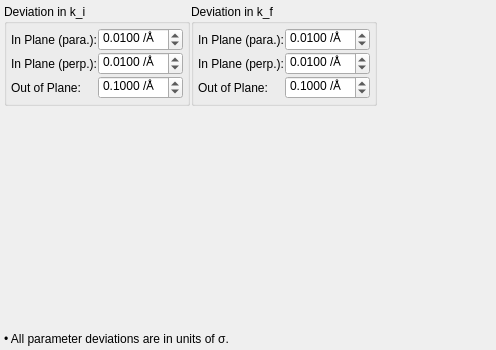
     <widget class="QWidget" name="tabSimple">
      <attribute name="title">
       <string>Simple</string>
      </attribute>
      <layout class="QGridLayout" name="gridLayout_16">
       <property name="margin">
        <number>4</number>
       </property>
       <property name="spacing">
        <number>1</number>
       </property>
       <item row="0" column="0">
        <widget class="QGroupBox" name="groupBox_26">
         <property name="title">
          <string>Deviation in k_i</string>
         </property>
         <layout class="QGridLayout" name="gridLayout_21">
          <property name="margin">
           <number>4</number>
          </property>
          <property name="spacing">
           <number>1</number>
          </property>
          <item row="0" column="0">
           <widget class="QLabel" name="label_4">
            <property name="sizePolicy">
             <sizepolicy hsizetype="Fixed" vsizetype="Preferred">
              <horstretch>0</horstretch>
              <verstretch>0</verstretch>
             </sizepolicy>
            </property>
            <property name="text">
             <string>In Plane (para.):</string>
            </property>
           </widget>
          </item>
          <item row="0" column="1">
           <widget class="QDoubleSpinBox" name="spinSigKi">
            <property name="suffix">
             <string> /Å</string>
            </property>
            <property name="decimals">
             <number>4</number>
            </property>
            <property name="singleStep">
             <double>0.001000000000000</double>
            </property>
            <property name="value">
             <double>0.010000000000000</double>
            </property>
           </widget>
          </item>
          <item row="1" column="0">
           <widget class="QLabel" name="label_4_2">
            <property name="sizePolicy">
             <sizepolicy hsizetype="Fixed" vsizetype="Preferred">
              <horstretch>0</horstretch>
              <verstretch>0</verstretch>
             </sizepolicy>
            </property>
            <property name="text">
             <string>In Plane (perp.):</string>
            </property>
           </widget>
          </item>
          <item row="1" column="1">
           <widget class="QDoubleSpinBox" name="spinSigKi_perp">
            <property name="suffix">
             <string> /Å</string>
            </property>
            <property name="decimals">
             <number>4</number>
            </property>
            <property name="singleStep">
             <double>0.001000000000000</double>
            </property>
            <property name="value">
             <double>0.010000000000000</double>
            </property>
           </widget>
          </item>
          <item row="2" column="0">
           <widget class="QLabel" name="label_5">
            <property name="sizePolicy">
             <sizepolicy hsizetype="Fixed" vsizetype="Preferred">
              <horstretch>0</horstretch>
              <verstretch>0</verstretch>
             </sizepolicy>
            </property>
            <property name="text">
             <string>Out of Plane:</string>
            </property>
           </widget>
          </item>
          <item row="2" column="1">
           <widget class="QDoubleSpinBox" name="spinSigKi_z">
            <property name="suffix">
             <string> /Å</string>
            </property>
            <property name="decimals">
             <number>4</number>
            </property>
            <property name="singleStep">
             <double>0.001000000000000</double>
            </property>
            <property name="value">
             <double>0.100000000000000</double>
            </property>
           </widget>
          </item>
         </layout>
        </widget>
       </item>
       <item row="0" column="1">
        <widget class="QGroupBox" name="groupBox_27">
         <property name="title">
          <string>Deviation in k_f</string>
         </property>
         <layout class="QGridLayout" name="gridLayout_20">
          <property name="margin">
           <number>4</number>
          </property>
          <property name="spacing">
           <number>1</number>
          </property>
          <item row="0" column="0">
           <widget class="QLabel" name="label_6">
            <property name="sizePolicy">
             <sizepolicy hsizetype="Fixed" vsizetype="Preferred">
              <horstretch>0</horstretch>
              <verstretch>0</verstretch>
             </sizepolicy>
            </property>
            <property name="text">
             <string>In Plane (para.):</string>
            </property>
           </widget>
          </item>
          <item row="0" column="1">
           <widget class="QDoubleSpinBox" name="spinSigKf">
            <property name="suffix">
             <string> /Å</string>
            </property>
            <property name="decimals">
             <number>4</number>
            </property>
            <property name="singleStep">
             <double>0.001000000000000</double>
            </property>
            <property name="value">
             <double>0.010000000000000</double>
            </property>
           </widget>
          </item>
          <item row="1" column="0">
           <widget class="QLabel" name="label_6_2">
            <property name="sizePolicy">
             <sizepolicy hsizetype="Fixed" vsizetype="Preferred">
              <horstretch>0</horstretch>
              <verstretch>0</verstretch>
             </sizepolicy>
            </property>
            <property name="text">
             <string>In Plane (perp.):</string>
            </property>
           </widget>
          </item>
          <item row="1" column="1">
           <widget class="QDoubleSpinBox" name="spinSigKf_perp">
            <property name="suffix">
             <string> /Å</string>
            </property>
            <property name="decimals">
             <number>4</number>
            </property>
            <property name="singleStep">
             <double>0.001000000000000</double>
            </property>
            <property name="value">
             <double>0.010000000000000</double>
            </property>
           </widget>
          </item>
          <item row="2" column="0">
           <widget class="QLabel" name="label_7">
            <property name="sizePolicy">
             <sizepolicy hsizetype="Fixed" vsizetype="Preferred">
              <horstretch>0</horstretch>
              <verstretch>0</verstretch>
             </sizepolicy>
            </property>
            <property name="text">
             <string>Out of Plane:</string>
            </property>
           </widget>
          </item>
          <item row="2" column="1">
           <widget class="QDoubleSpinBox" name="spinSigKf_z">
            <property name="suffix">
             <string> /Å</string>
            </property>
            <property name="decimals">
             <number>4</number>
            </property>
            <property name="singleStep">
             <double>0.001000000000000</double>
            </property>
            <property name="value">
             <double>0.100000000000000</double>
            </property>
           </widget>
          </item>
         </layout>
        </widget>
       </item>
       <item row="1" column="0" colspan="3">
        <spacer name="verticalSpacer_5">
         <property name="orientation">
          <enum>Qt::Vertical</enum>
         </property>
         <property name="sizeHint" stdset="0">
          <size>
           <width>488</width>
           <height>225</height>
          </size>
         </property>
        </spacer>
       </item>
       <item row="2" column="0" colspan="3">
        <widget class="QLabel" name="label_15">
         <property name="text">
          <string>• All parameter deviations are in units of σ.</string>
         </property>
        </widget>
       </item>
      </layout>
     </widget>
